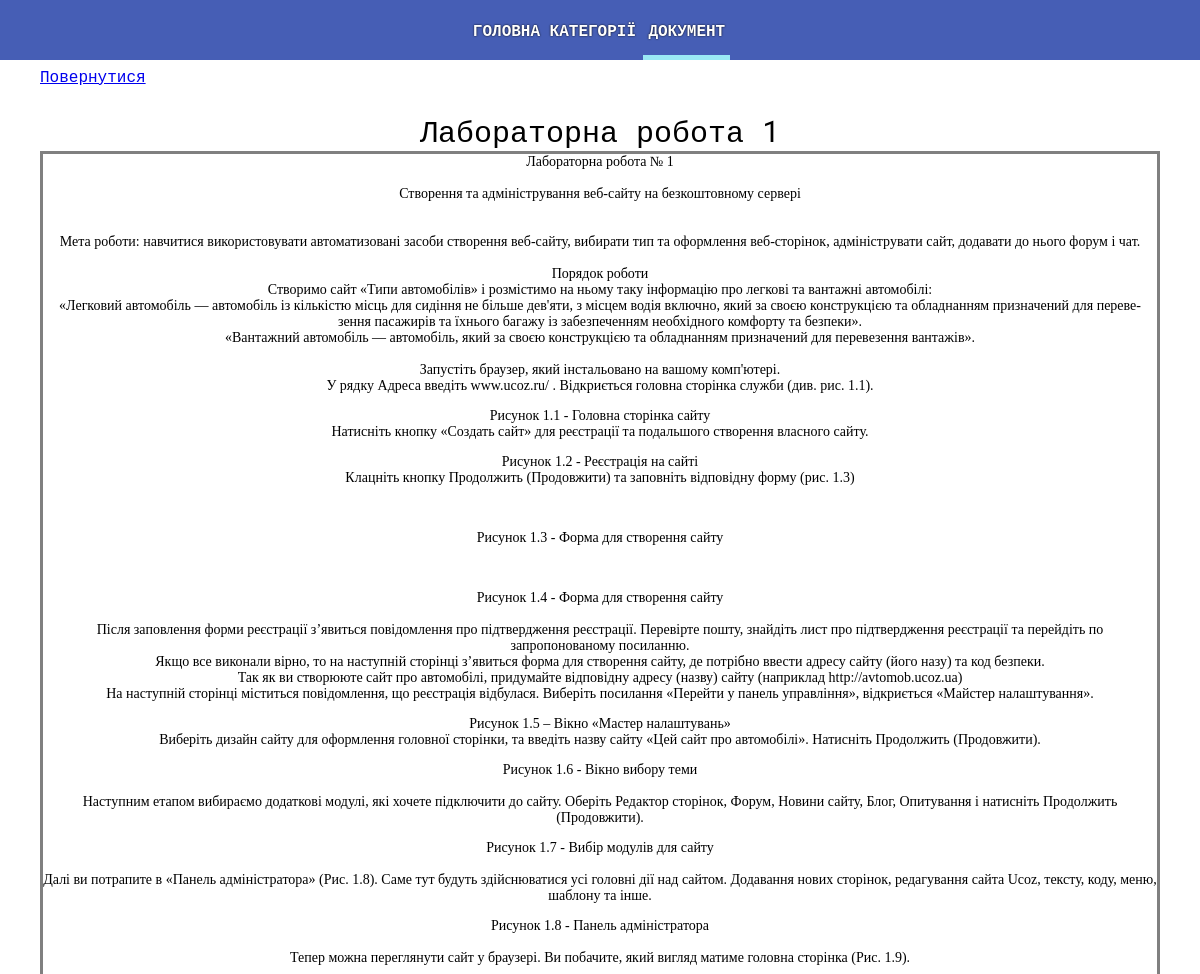
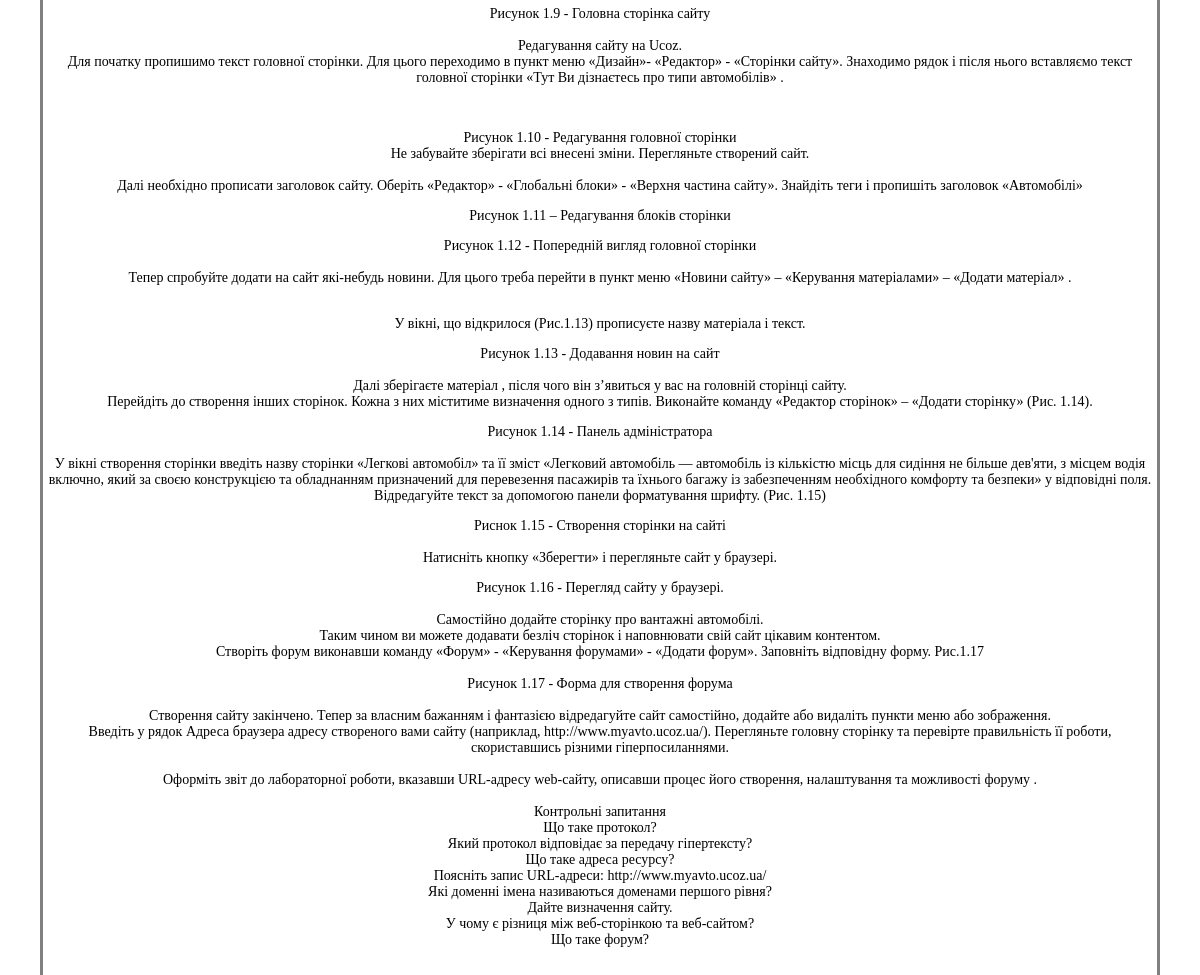
The page /document.php?id=3 on the database its author committed (2 pictures, top to bottom).
### tables this page shows
CREATE TABLE `docs` (
  `id_doc` int(11) NOT NULL,
  `name` text NOT NULL,
  `document` mediumtext NOT NULL,
  `id_theam` int(11) NOT NULL,
  `id_cat` int(11) NOT NULL
);

### document.php (the view, shortened to what this page needs)
<?php
require_once "connect.php";
$id = $_GET['id'];
$sql = "SELECT * FROM `docs` WHERE `id_doc` = '$id'";
$result = $mysqli->query($sql);
	while ($row = $result->fetch_object()) {
		$name = $row->name;
		$doc = $row->document;
	}
?>
<!DOCTYPE html>
<html lang="en">
<head>
	<link rel="stylesheet" href="styles\style.css">
	<link rel="stylesheet" href="https://maxcdn.bootstrapcdn.com/font-awesome/4.5.0/css/font-awesome.min.css">
</head>
<body>
	<div class="navigation">
		<div class="n-n">
			<a href="index.php"><div class="naw">ГОЛОВНА</div></a>
			<a href="catalog.php"><div class="naw">КАТЕГОРІЇ</div></a>
			<div class="naw" id="glav"><span id="opa">ДОКУМЕНТ</span></div>
		</div>
	</div>
		<a href="index.php"><div class="back">Повернутися</div></a>
		<div class="name-docs"><?php echo $name;?></div>
		<div class="vne">
			<div class="document"><?php echo $doc;?></div>
		</div>
</body>
</html>

### styles/style.css (style rules this page uses)
* { box-sizing: border-box; }
html { min-height: 100vh; }
body { padding: 0px; margin: 0px; color: rgba(15, 10, 10, 0.781); font-family: 'Roboto Mono', monospace; display: flex; flex-direction: column; }
.n-n a { text-decoration: none; color: white; height: 100%; width: 100%; }
#glav { position: relative; border-bottom: 5px solid rgb(154, 232, 244); }
#opa { position: relative; top: 2.5px; }
.navigation { height: 60px; padding-left: 40px; padding-right: 40px; width: 100%; background: rgba(70, 94, 181, 1); display: flex; flex-direction: row; align-items: center; justify-content: center; position: -webkit-sticky; position: sticky; top: -1px; z-index: 1000; }
.n-n { color: white; text-shadow: 0 0 2px black; height: 60px; display: flex; flex-direction: row; align-items: center; justify-content: flex-start; }
.naw { height: 100%; margin-right: 5%; width: auto; display: flex; align-items: center; justify-content: center; cursor: pointer; padding: 5px; font-weight: 600; }
.back { padding-left: 40px; margin-top: 5px; }
.name-docs { color: black; font-size: 30px; padding-top:2%; text-align: center; }
.document { width: 100%; color: black; font-size: 14px; font-family: 'Times New Roman', Times, serif; border: 3px solid gray; }
.vne { padding-right: 40px; padding-left: 40px; }

### rows shown on the page
docs: name "Лабораторна робота 1", document "Лабораторна робота № 1 Створення та адміністрування веб-сайту на безкоштовному сервері Мета роботи: навчитися використовувати автоматизовані засоби створення веб-сайту, вибирати тип та оформлення веб-сторінок, адмініструвати сайт, додавати до нього форум і чат. Порядок роботи Створимо сайт «Типи автомобілів» і розмістимо на ньому таку інформацію про легкові та вантажні автомобілі: «Легковий автомобіль — автомобіль із кількістю місць для сидіння не більше дев'яти, з місцем водія включно, який за своєю конструкцією та обладнанням призначений для переве-зення пасажирів та їхнього багажу із забезпеченням необхідного комфорту та безпеки». «Вантажний автомобіль — автомобіль, який за своєю…"
